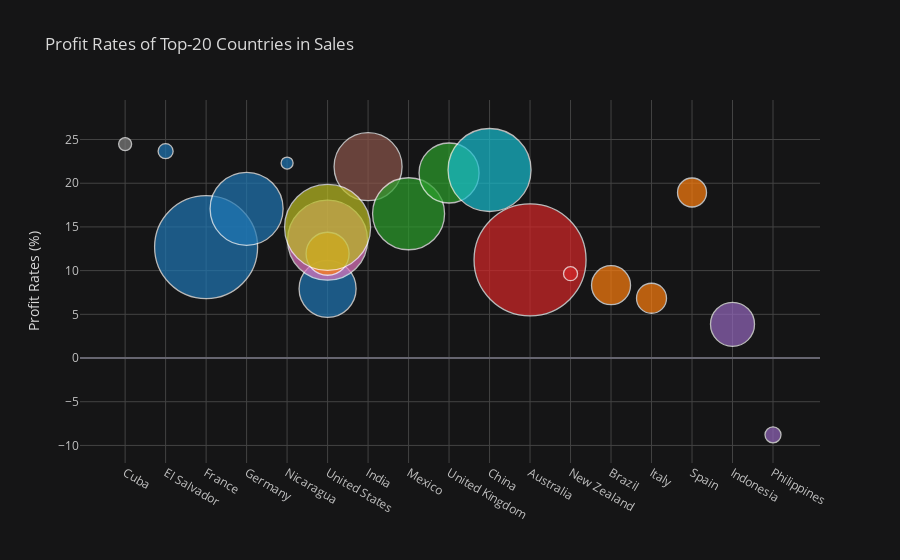

The cell this chart's notebook holds for it:
### Code cell
# 提取不同国家地区的销售额和利润
countries = df.groupby(['Region', 'Country'])['Sales', 'Profit'].sum().reset_index()
# 增加利润率字段
countries['Profit-Rates(%)'] = pd.Series(countries.Profit / countries.Sales * 1e4).round() / 100
# 一共 147 个国家，忽略销售额较小的国家
top_sales = countries.sort_values('Sales', ascending=False).head(20).sort_index()
# 生成颜色表，并对 DataFrame 映射，生成序列用于绘图
colormap = dict(zip(top_sales.Region.value_counts().index, py.tools.DEFAULT_PLOTLY_COLORS))
top_sales['colors'] = top_sales.Region.map(colormap)

top_sales.iplot(
    kind='bubble', 
    x='Country', y='Profit-Rates(%)', size='Sales', 
    title='Profit Rates of Top-20 Countries in Sales',
    yTitle='Profit Rates (%)',
    theme='solar', colors=list(top_sales.colors)
    )

### Figure 1 — Plotly figure (JSON) as saved in the notebook; plotly's stock layout.template omitted (floating-point values rounded to 4 significant figures)
{"data": [{"marker": {"color": ["rgb(127, 127, 127)", "rgb(31, 119, 180)", "rgb(31, 119, 180)", "rgb(31, 119, 180)", "rgb(31, 119, 180)", "rgb(31, 119, 180)", "rgb(140, 86, 75)", "rgb(227, 119, 194)", "rgb(44, 160, 44)", "rgb(44, 160, 44)", "rgb(23, 190, 207)", "rgb(214, 39, 40)", "rgb(214, 39, 40)", "rgb(255, 127, 14)", "rgb(255, 127, 14)", "rgb(255, 127, 14)", "rgb(255, 127, 14)", "rgb(148, 103, 189)", "rgb(148, 103, 189)", "rgb(188, 189, 34)"], "line": {"width": 1.3}, "size": [13, 15, 103, 73, 12, 57, 68, 80, 72, 60, 83, 112, 14, 39, 30, 29, 43, 44, 16, 86], "symbol": "circle"}, "mode": "markers", "text": "", "type": "scatter", "x": ["Cuba", "El Salvador", "France", "Germany", "Nicaragua", "United States", "India", "United States", "Mexico", "United Kingdom", "China", "Australia", "New Zealand", "Brazil", "Italy", "Spain", "United States", "Indonesia", "Philippines", "United States"], "y": [24.48, 23.67, 12.69, 17.07, 22.31, 7.92, 21.89, 13.48, 16.51, 21.17, 21.51, 11.23, 9.65, 8.33, 6.84, 18.94, 11.93, 3.86, -8.79, 14.94]}], "layout": {"legend": {"bgcolor": "#151516", "font": {"color": "#D9D9D9"}}, "paper_bgcolor": "#151516", "plot_bgcolor": "#151516", "title": {"font": {"color": "#D9D9D9"}, "text": "Profit Rates of Top-20 Countries in Sales"}, "xaxis": {"gridcolor": "#434343", "showgrid": true, "tickfont": {"color": "#C2C2C2"}, "title": {"font": {"color": "#D9D9D9"}, "text": ""}, "zerolinecolor": "#666570"}, "yaxis": {"gridcolor": "#434343", "showgrid": true, "tickfont": {"color": "#C2C2C2"}, "title": {"font": {"color": "#D9D9D9"}, "text": "Profit Rates (%)"}, "zerolinecolor": "#666570"}}}
